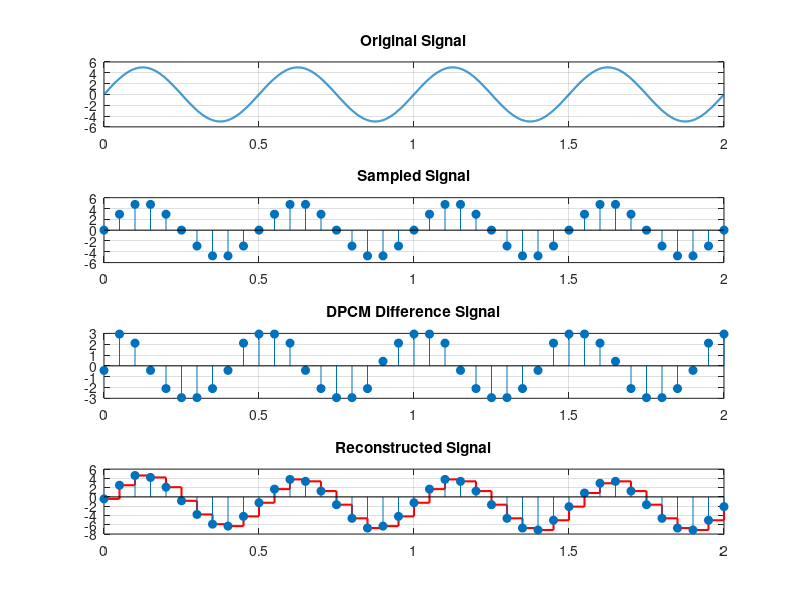

This figure's MATLAB source:
% Objective: To simulate and implement Differential Pulse Code Modulation (DPCM) using MATLAB and Simulink.

clc; clear; close all;

% Continuous signal
A = 5; f = 2;
t = 0:0.001:2;
x = A*sin(2*pi*f*t);

% Sampling
Fs = 20;
ts = 0:1/Fs:2;
xs = A*sin(2*pi*f*ts);

% DPCM Prediction
pred = [0 xs(1:end-1)];

% Difference signal
d = xs - pred;

% Quantization of difference
L = 8; % 8 levels
dmin = min(d); dmax = max(d);
delta = (dmax-dmin)/(L-1);
index = round((d-dmin)/delta);
index(index<0) = 0;
index(index>L-1) = L-1;
dq = dmin + index*delta;

% Encoding
bits = ceil(log2(L));
disp('Sample  Difference  Quantized Difference  Binary Code')
for i = 1:length(index)
    code = dec2bin(index(i), bits);
    fprintf('%2d\t %8.2f\t\t %8.2f\t\t%s\n', i, d(i), dq(i), code);
end

% Reconstruction
xr = zeros(size(xs));
for i = 1:length(xs)
    if i == 1
        xr(i) = dq(i);
    else
        xr(i) = xr(i-1) + dq(i);
    end
end

% Plot
figure
subplot(4,1,1); plot(t,x,'LineWidth',1.5); title('Original Signal'); grid on
subplot(4,1,2); stem(ts,xs,'filled'); title('Sampled Signal'); grid on
subplot(4,1,3); stem(ts,dq,'filled'); title('DPCM Difference Signal'); grid on
subplot(4,1,4); stairs(ts,xr,'r','LineWidth',1.5); hold on
stem(ts,xr,'filled'); title('Reconstructed Signal'); grid on

% Note: The corresponding Simulink model uses a Unit Delay block to generate
% the predicted sample, a Sum block to compute the prediction error, and
% Quantizer, Bias and Gain blocks to encode the difference signal.
